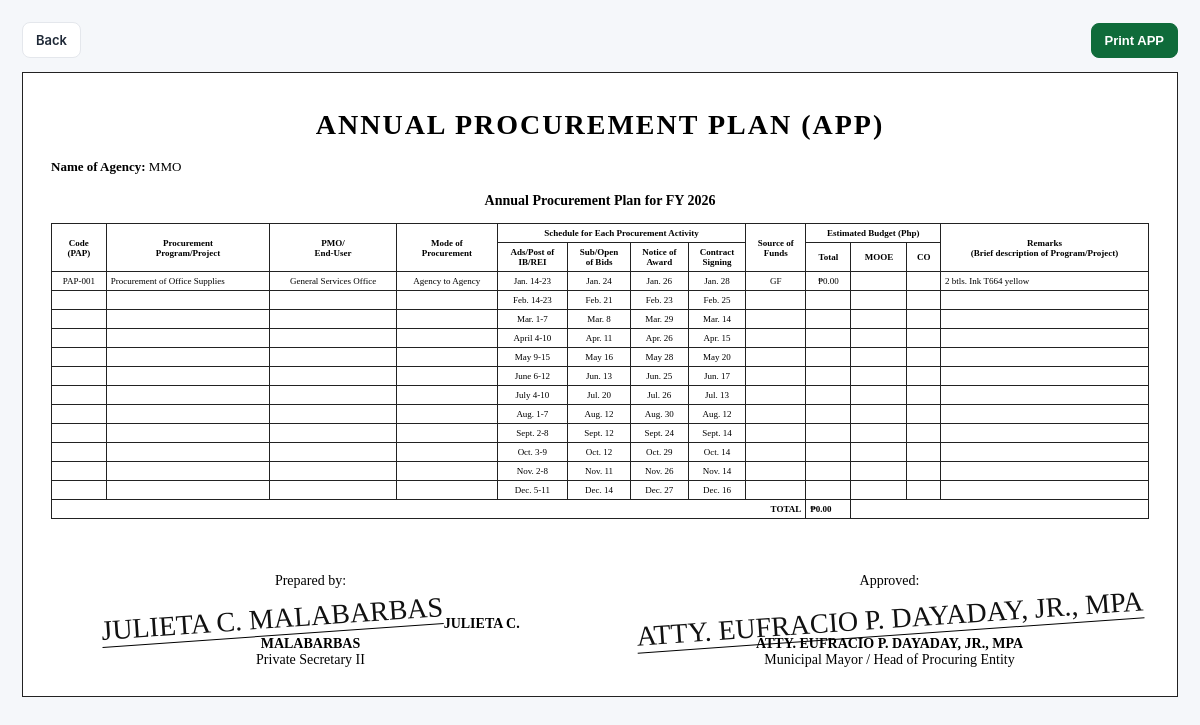
The app's page /app/2/print (signed in) with its own data.
### tables this page shows
CREATE TABLE app_plan(id integer primary key, no text, ppmp_id integer, year integer, office text, status text, created_at text, total real, items text);

### app.py (the view)
@app.route('/app/<int:id>/print')
def app_print(id):
    row = q('select * from app_plan where id=?', (id,), one=True)
    p = q('select * from ppmp where id=?', (row['ppmp_id'],), one=True) if row else None
    items = parse_items(row['items']) if row and 'items' in row.keys() and row['items'] else (parse_items(p['items']) if p else [])
    app_rows = build_app_rows(items, row['office'] if row else 'MMO')
    return render_template('print_app.html', row=row, items=items, app_rows=app_rows, sig=SIGNATORIES, title='Print APP')

### app.py (called while the page is built)
def conn():
    con = sqlite3.connect(DB_PATH)
    con.row_factory = sqlite3.Row
    return con

def q(sql, params=(), one=False):
    con = conn(); cur = con.execute(sql, params); rows = cur.fetchall(); con.close(); return rows[0] if one and rows else rows

def to_float(v):
    try:
        if v is None or v == '':
            return 0.0
        if isinstance(v, (int, float)):
            return float(v)
        cleaned = str(v).replace('₱', '').replace(',', '').strip()
        return float(cleaned or 0)
    except Exception:
        return 0.0

def money(v):
    return '₱{:,.2f}'.format(to_float(v))

def value_any(row, *keys, default=''):
    for key in keys:
        val = row.get(key)
        if val not in (None, ''):
            return val
    return default

def is_capital_outlay(text):
    t = str(text or '').lower()
    return any(w in t for w in ['equipment', 'computer', 'printer', 'vehicle', 'furniture', 'aircon', 'air conditioner', 'laptop', 'desktop'])

def parse_items(items_json):
    try: return json.loads(items_json or '[]')
    except: return []

@app.before_request
def ensure():
    global _DATABASE_READY
    if not _DATABASE_READY:
        init_db()
        _DATABASE_READY = True
    allowed = {'login', 'static'}
    if request.endpoint in allowed:
        return None
    if not session.get('logged_in'):
        return redirect(url_for('login'))
    return None

@app.after_request
def add_no_cache_headers(response):
    response.headers['Cache-Control'] = 'no-store, no-cache, must-revalidate, max-age=0'
    response.headers['Pragma'] = 'no-cache'
    response.headers['Expires'] = '0'
    return response

### templates/print_app.html (shortened to what this page needs)
<!doctype html>
<html>
<head>
  <link rel="stylesheet" href="{{ url_for('static', filename='css/style.css') }}">
</head>
<body>
<div class="content">
  <div class="toolbar no-print">
    <a class="btn" href="/app">Back</a>
    <button class="btn primary" onclick="window.print()">Print APP</button>
  </div>
  <div class="print-page">
    <h1 class="app-title">ANNUAL PROCUREMENT PLAN (APP)</h1>
    <p class="agency-line"><b>Name of Agency:</b> MMO</p>
    <p style="text-align:center"><b>Annual Procurement Plan for FY {{row.year}}</b></p>
    <table class="print-table">
      <tr>
        <th rowspan="3">Code<br>(PAP)</th>
        <th rowspan="3">Procurement<br>Program/Project</th>
        <th rowspan="3">PMO/<br>End-User</th>
        <th rowspan="3">Mode of<br>Procurement</th>
        <th colspan="4">Schedule for Each Procurement Activity</th>
        <th rowspan="3">Source of<br>Funds</th>
        <th colspan="3">Estimated Budget (Php)</th>
        <th rowspan="3">Remarks<br>(Brief description of Program/Project)</th>
      </tr>
      <tr>
        <th>Ads/Post of<br>IB/REI</th>
        <th>Sub/Open<br>of Bids</th>
        <th>Notice of<br>Award</th>
        <th>Contract<br>Signing</th>
        <th rowspan="2">Total</th>
        <th rowspan="2">MOOE</th>
        <th rowspan="2">CO</th>
      </tr>
      {% for g in app_rows %}
        {% for sched in g.schedules %}
        <tr>
          {% if loop.first %}
          <td>{{g.code}}</td>
          <td>{{g.program}}</td>
          <td>{{g.office}}</td>
          <td>{{g.mode}}</td>
          {% else %}
          <td></td><td></td><td></td><td></td>
          {% endif %}
          <td>{{sched[0]}}</td>
          <td>{{sched[1]}}</td>
          <td>{{sched[2]}}</td>
          <td>{{sched[3]}}</td>
          {% if loop.first %}
          <td>{{g.funds}}</td>
          <td>{{g.total|money}}</td>
          <td>{{g.mooe|money if g.mooe else ''}}</td>
          <td>{{g.co|money if g.co else ''}}</td>
          <td>{{g.remarks}}</td>
          {% else %}
          <td></td><td></td><td></td><td></td><td></td>
          {% endif %}
        </tr>
        {% endfor %}
      {% endfor %}
      <tr>
        <td colspan="9" style="text-align:right"><b>TOTAL</b></td>
        <td><b>{{row.total|money}}</b></td>
        <td colspan="3"></td>
      </tr>
    </table>
    <div class="sign-grid">
      <div class="sign"><p>Prepared by:</p><div class="esign">{{sig.app_prepared[0]}}</div><b>{{sig.app_prepared[0]}}</b><br>{{sig.app_prepared[1]}}</div>
      <div class="sign"><p>Approved:</p><div class="esign">{{sig.app_approved[0]}}</div><b>{{sig.app_approved[0]}}</b><br>{{sig.app_approved[1]}}</div>
    </div>
  </div>
</div>
</body>
</html>

### static/css/style.css (style rules this page uses)
:root { --green: #0f6b3a; --green2: #0b4f2b; --green3: #e9f7ef; --line: #e4e7ec; --muted: #667085; --text: #152238; --bg: #f5f7fa; --red: #dc3545; --orange: #f59e0b; --blue: #2563eb; --purple: #6d28d9 }
* { box-sizing: border-box }
body { margin: 0; font-family: Inter, Segoe UI, Arial, sans-serif; background: var(--bg); color: var(--text); font-size: 14px }
.content { padding: 22px }
.btn { display: inline-flex; align-items: center; gap: 8px; border: 1px solid var(--line); border-radius: 8px; background: #fff; color: #1f2937; padding: 9px 13px; text-decoration: none; cursor: pointer; font-weight: 600; font-size: 13px }
.btn.primary { background: var(--green); border-color: var(--green); color: #fff }
.toolbar { display: flex; align-items: center; justify-content: space-between; gap: 12px; margin-bottom: 14px }
.print-page { background: #fff; max-width: 1100px; margin: 0 auto; border: 1px solid #222; padding: 28px; font-family: Times New Roman, serif; color: #000 }
.print-table { width: 100%; border-collapse: collapse; font-size: 12px }
.print-table th, .print-table td { border: 1px solid #222; padding: 6px }
.sign-grid { display: grid; grid-template-columns: 1fr 1fr; gap: 60px; margin-top: 40px }
.sign { text-align: center }
.esign { display: inline-block; font-family: cursive; font-size: 28px; transform: rotate(-4deg); border-bottom: 1px solid #000; min-width: 220px; color: #111 }

### templates/print_app.html (style rules this page uses)
.print-page { max-width:1400px }
.print-table th,.print-table td { font-size:9px;padding:4px;text-align:center;vertical-align:middle }
.print-table td:nth-child(2),.print-table td:nth-child(13) { text-align:left }
.app-title { text-align:center;letter-spacing:2px;margin:8px 0 18px }
.agency-line { margin:8px 0 18px;font-size:13px }

### records on screen
app_plan: year "2026", code "PAP-001", program "Procurement of Office Supplies", office "General Services Office", mode "Agency to Agency", sched "Jan. 14-23" "Feb. 14-23" "Mar. 1-7" "April 4-10" "May 9-15" "June 6-12" "July 4-10" "Aug. 1-7" "Sept. 2-8" "Oct. 3-9" "Nov. 2-8" "Dec. 5-11", sched "Jan. 24" "Feb. 21" "Mar. 8" "Apr. 11" "May 16" "Jun. 13" "Jul. 20" "Aug. 12" "Sept. 12" "Oct. 12" "Nov. 11" "Dec. 14", sched "Jan. 26" "Feb. 23" "Mar. 29" "Apr. 26" "May 28" "Jun. 25" "Jul. 26" "Aug. 30" "Sept. 24" "Oct. 29" "Nov. 26" "Dec. 27", sched "Jan. 28" "Feb. 25" "Mar. 14" "Apr. 15" "May 20" "Jun. 17" "Jul. 13" "Aug. 12" "Sept. 14" "Oct. 14" "Nov. 14" "Dec. 16", funds "GF", total "₱0.00", remarks "2 btls. Ink T664 yellow", total "₱0.00"

### other values on screen
{{ sig.app_prepared[0] }} "JULIETA C. MALABARBAS"
{{ sig.app_prepared[1] }} "Private Secretary II"
{{ sig.app_approved[0] }} "ATTY. EUFRACIO P. DAYADAY, JR., MPA"
{{ sig.app_approved[1] }} "Municipal Mayor / Head of Procuring Entity"
